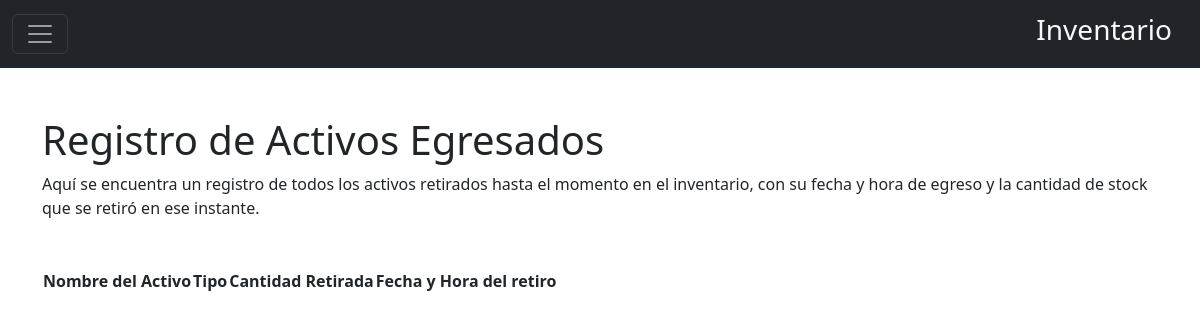
Before: /?view=lista-egreso (signed in) with the older database file.
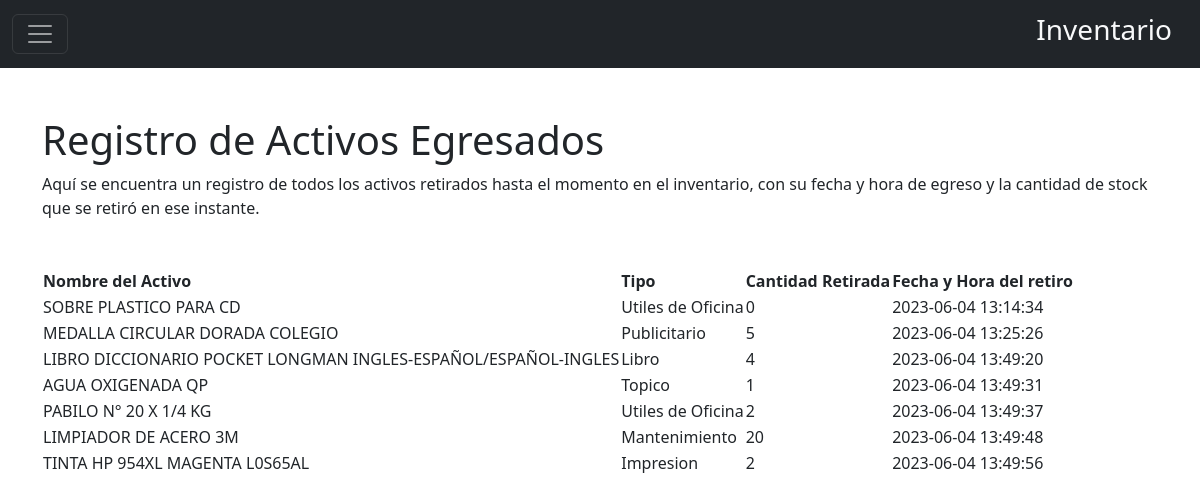
After: the same page with the newer database file.
### tables this page shows
CREATE TABLE `egresos` (
  `id_egreso` int(11) NOT NULL,
  `id_activo` int(11) NOT NULL,
  `nombre` text NOT NULL,
  `cantidad_retirada` int(3) NOT NULL,
  `id_tipo` int(3) NOT NULL,
  `datetime` text NOT NULL
);

CREATE TABLE `tipos` (
  `id_tipo` int(11) NOT NULL,
  `tipo` text NOT NULL
);

### index.php (called while the page is built, shortened)
<?php
require "src/app.php"
?>

### src/lib/Conexion.php (called while the page is built, shortened)
<?php
class Conexion{
    public static function conectar(){
        try{
            $db = new PDO('mysql:host=localhost;dbname=inventario', 'root', '', array(PDO::MYSQL_ATTR_INIT_COMMAND => "SET NAMES utf8"));
            return $db;
        } catch (PDOException $th) {
            throw $th;
        }
    }
}
?>

### src/models/inventario.Models.php (called while the page is built, shortened)
<?php
    require_once "C:/xampp/htdocs/inventario/src/lib/Conexion.php";
    class inventarioModel extends Conexion{
        public static function selectActivosEgresadosModel(){
            $stmt = Conexion::conectar()->prepare("SELECT * FROM egresos");
            $stmt->execute();
            return $stmt->fetchAll();
        }
        public static function selectTipoActivoModel($id){
            $stmt = Conexion::conectar()->prepare("SELECT * FROM tipos WHERE id_tipo=:id_tipo");
            $stmt->bindParam(":id_tipo", $id, PDO::PARAM_INT);
            $stmt->execute();
            return $stmt->fetch();
        }
    }
?>

### src/controllers/inventario.Controller.php (called while the page is built, shortened)
<?php
    class inventarioController{
        public static function selectActivosEgresadosController(){
            $respuesta = inventarioModel::selectActivosEgresadosModel();
            return $respuesta;
        }
        public static function selectTipoActivoController($id){
            $respuesta = inventarioModel::selectTipoActivoModel($id);
            return $respuesta;
        }
    }
?>

### src/views/lista-egreso.php (the view, shortened to what this page needs)
<?php
    require_once dirname(__FILE__) . "/../controllers/inventario.Controller.php";
    require_once dirname(__FILE__) . "/../models/inventario.Models.php";
    $e = new inventarioController();
    $arr = $e -> selectActivosEgresadosController();
?>
<link rel="stylesheet" href="https://cdn.datatables.net/1.13.1/css/jquery.dataTables.min.css">
<section class="py-5">
    <div class="container">
        <h1>Registro de Activos Egresados</h1>
        <p class="mb-5">Aquí se encuentra un registro de todos los activos retirados hasta el momento en el inventario, con su fecha y hora de egreso y la cantidad de stock que se retiró en ese instante.</p>
        <table id="table_id" class="display stripe cell-border hover nowrap">
            <thead>
                <tr>
                    <th>Nombre del Activo</th>
                    <th>Tipo</th>
                    <th>Cantidad Retirada</th>
                    <th>Fecha y Hora del retiro</th>
                </tr>
            </thead>
            <tbody>
                <?php
                    foreach($arr as $row){
                        $tipo = $e -> selectTipoActivoController($row['id_tipo']);
                        echo "<tr>
                            <td>".ucwords($row['nombre'])."</td>
                            <td>".$tipo['tipo']."</td>
                            <td>".$row['cantidad_retirada']."</td>
                            <td>".$row['datetime']."</td>
                        </tr>";
                    }
                ?>
            </tbody>
        </table>
    </div>
</section>

### src/views/inc/header.php (shortened to what this page needs)
<!DOCTYPE html>
<html lang="en">
<head>
    <link href="https://cdn.jsdelivr.net/npm/bootstrap@5.2.2/dist/css/bootstrap.min.css" rel="stylesheet">
    <link href="src/views/resources/css/main.css" rel="stylesheet">
</head>
<body>

### src/views/inc/sidebar.php (shortened to what this page needs)
<nav class="navbar navbar-dark bg-dark">
    <div class="container-fluid">
        <button class="navbar-toggler" type="button" data-bs-toggle="offcanvas" data-bs-target="#offcanvasNavbar" aria-controls="offcanvasNavbar" aria-label="Toggle navigation">
            <span class="navbar-toggler-icon"></span>
        </button>
        <a class="navbar-brand" href="?view=home">
            <h3 class="text-light">Inventario</h3>
        </a>
    </div>
</nav>

### src/app.php
<?php
require_once 'views/inc/header.php';
require_once 'views/inc/sidebar.php';
if(isset($_GET['view'])){
    $view = $_GET['view'];
    require 'src/views/'.$view.'.php';
}else{
    require 'src/views/home.php';
}
require_once 'views/inc/footer.php';
?>

### src/views/inc/footer.php (shortened to what this page needs)
</body>
</html>

### src/views/resources/css/main.css (style rules this page uses)
a { text-decoration: none; }

Changed rows visible on the page:
added egresos: nombre "SOBRE PLASTICO PARA CD", id_tipo.tipo "Utiles de Oficina", cantidad_retirada "0", datetime "2023-06-04 13:14:34"
added egresos: nombre "MEDALLA CIRCULAR DORADA COLEGIO", id_tipo.tipo "Publicitario", cantidad_retirada "5", datetime "2023-06-04 13:25:26"
added egresos: nombre "LIBRO DICCIONARIO POCKET LONGMAN INGLES-ESPAÑOL/ESPAÑOL-INGLES", id_tipo.tipo "Libro", cantidad_retirada "4", datetime "2023-06-04 13:49:20"
added egresos: nombre "AGUA OXIGENADA QP", id_tipo.tipo "Topico", cantidad_retirada "1", datetime "2023-06-04 13:49:31"
added egresos: nombre "PABILO N° 20 X 1/4 KG", id_tipo.tipo "Utiles de Oficina", cantidad_retirada "2", datetime "2023-06-04 13:49:37"
added egresos: nombre "LIMPIADOR DE ACERO 3M", id_tipo.tipo "Mantenimiento", cantidad_retirada "20", datetime "2023-06-04 13:49:48"
added egresos: nombre "TINTA HP 954XL MAGENTA L0S65AL", id_tipo.tipo "Impresion", cantidad_retirada "2", datetime "2023-06-04 13:49:56"
